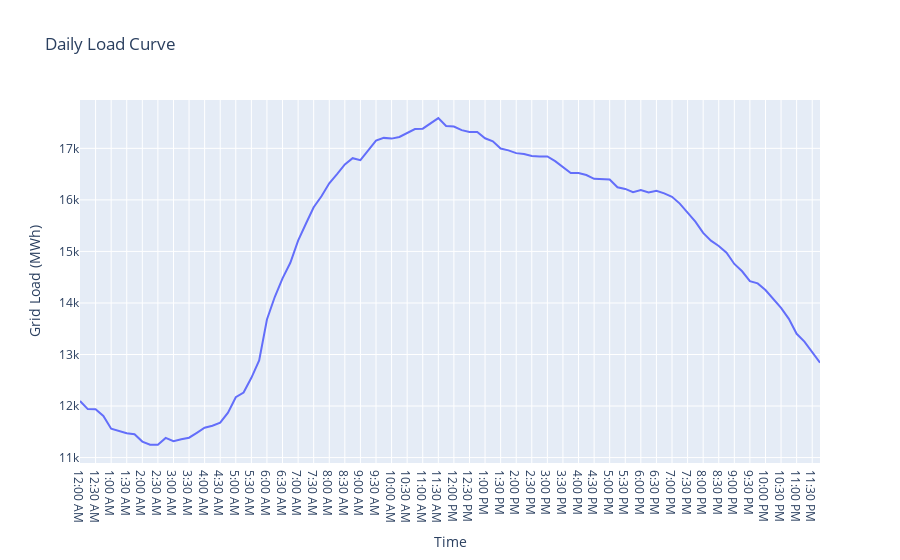

Write notebook code for a chart like this one.
### Code cell
fig = px.line(data, x = 'Time', y = 'Grid Load (MWh)', title='Daily Load Curve')
fig.show()

### Figure 1 — Plotly figure (JSON) as saved in the notebook; plotly's stock layout.template omitted (floating-point values rounded to 4 significant figures)
{"data": [{"hovertemplate": "Time=%{x}<br>Grid Load (MWh)=%{y}<extra></extra>", "legendgroup": "", "line": {"color": "#636efa", "dash": "solid"}, "marker": {"symbol": "circle"}, "mode": "lines", "name": "", "orientation": "v", "showlegend": false, "type": "scatter", "x": ["12:00 AM", "12:15 AM", "12:30 AM", "12:45 AM", "1:00 AM", "1:15 AM", "1:30 AM", "1:45 AM", "2:00 AM", "2:15 AM", "2:30 AM", "2:45 AM", "3:00 AM", "3:15 AM", "3:30 AM", "3:45 AM", "4:00 AM", "4:15 AM", "4:30 AM", "4:45 AM", "5:00 AM", "5:15 AM", "5:30 AM", "5:45 AM", "6:00 AM", "6:15 AM", "6:30 AM", "6:45 AM", "7:00 AM", "7:15 AM", "7:30 AM", "7:45 AM", "8:00 AM", "8:15 AM", "8:30 AM", "8:45 AM", "9:00 AM", "9:15 AM", "9:30 AM", "9:45 AM", "10:00 AM", "10:15 AM", "10:30 AM", "10:45 AM", "11:00 AM", "11:15 AM", "11:30 AM", "11:45 AM", "12:00 PM", "12:15 PM", "12:30 PM", "12:45 PM", "1:00 PM", "1:15 PM", "1:30 PM", "1:45 PM", "2:00 PM", "2:15 PM", "2:30 PM", "2:45 PM", "3:00 PM", "3:15 PM", "3:30 PM", "3:45 PM", "4:00 PM", "4:15 PM", "4:30 PM", "4:45 PM", "5:00 PM", "5:15 PM", "5:30 PM", "5:45 PM", "6:00 PM", "6:15 PM", "6:30 PM", "6:45 PM", "7:00 PM", "7:15 PM", "7:30 PM", "7:45 PM", "8:00 PM", "8:15 PM", "8:30 PM", "8:45 PM", "9:00 PM", "9:15 PM", "9:30 PM", "9:45 PM", "10:00 PM", "10:15 PM", "10:30 PM", "10:45 PM", "11:00 PM", "11:15 PM", "11:30 PM", "11:45 PM"], "xaxis": "x", "y": [12099, 11940, 11936, 11809, 11560, 11521, 11474, 11453, 11310, 11250, 11247, 11381, 11317, 11355, 11386, 11481, 11580, 11619, 11677, 11872, 12171, 12263, 12548, 12883, 13680, 14115, 14477, 14780, 15209, 15537, 15858, 16070, 16323, 16500, 16688, 16809, 16770, 16959, 17149, 17203, 17189, 17221, 17303, 17375, 17382, 17476, 17586, 17433, 17424, 17354, 17318, 17317, 17196, 17138, 16997, 16961, 16907, 16891, 16852, 16844, 16842, 16751, 16628, 16523, 16522, 16483, 16409, 16403, 16397, 16244, 16213, 16149, 16191, 16143, 16176, 16126, 16060, 15928, 15760, 15578, 15360, 15209, 15105, 14974, 14757, 14615, 14422, 14380, 14252, 14079, 13903, 13692, 13402, 13251, 13042, 12842], "yaxis": "y"}], "layout": {"legend": {"tracegroupgap": 0}, "title": {"text": "Daily Load Curve"}, "xaxis": {"anchor": "y", "domain": [0, 1], "title": {"text": "Time"}}, "yaxis": {"anchor": "x", "domain": [0, 1], "title": {"text": "Grid Load (MWh)"}}}}
